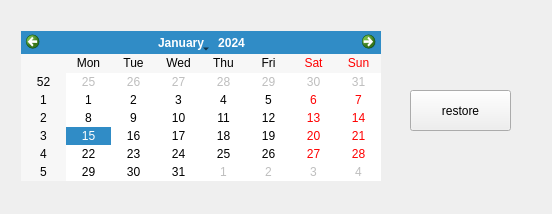
<?xml version="1.0" encoding="UTF-8"?>
<ui version="4.0">
 <class>MainWindow</class>
 <widget class="QMainWindow" name="MainWindow">
  <property name="geometry">
   <rect>
    <x>0</x>
    <y>0</y>
    <width>552</width>
    <height>214</height>
   </rect>
  </property>
  <property name="windowTitle">
   <string>MainWindow</string>
  </property>
  <widget class="QWidget" name="centralwidget">
   <widget class="QCalendarWidget" name="calenderRestore">
    <property name="geometry">
     <rect>
      <x>21</x>
      <y>31</y>
      <width>360</width>
      <height>150</height>
     </rect>
    </property>
   </widget>
   <widget class="QPushButton" name="restoreButton">
    <property name="geometry">
     <rect>
      <x>410</x>
      <y>90</y>
      <width>101</width>
      <height>41</height>
     </rect>
    </property>
    <property name="text">
     <string>restore</string>
    </property>
   </widget>
  </widget>
 </widget>
 <resources/>
 <connections/>
</ui>
